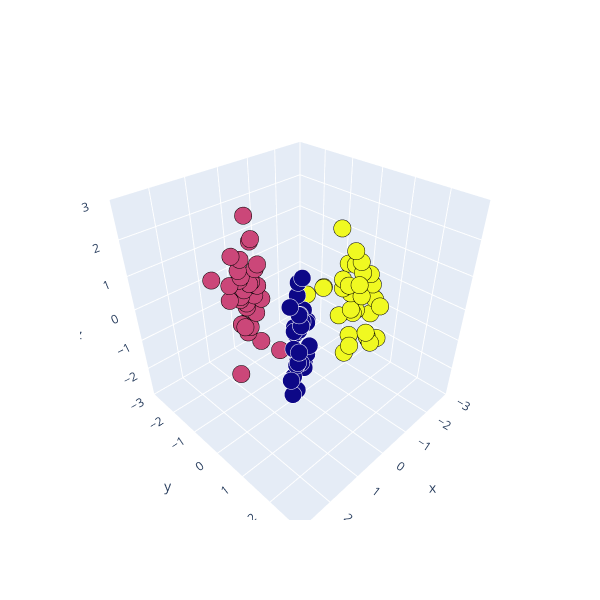

Write notebook code for a chart like this one.
### Markdown cell above
# Creando los datos

### Code cell
# Límites de la gráfica
bounds = [-3, 3]

X, Y = make_classification(n_samples=100, n_features=3, n_redundant=0, n_informative=2, n_clusters_per_class=1, 
                           n_classes=3, class_sep=3)
X = (X - np.mean(X, axis=0, keepdims=True)) / np.std(X, axis=0, keepdims=True)
phi_x = np.hstack((np.ones((len(X), 1)), X))

Y_one_hot = np.zeros((len(Y), 3))
Y_one_hot[range(len(Y)), Y] = 1

# Hacer cuadrada la gráfica si tienen ejes del mismo tamaño
layout = go.Layout(
    width=600,
    height=600,
    scene = dict(aspectmode='cube',
                 xaxis_range=bounds,
                 yaxis_range=bounds,
                 zaxis_range=bounds))

border_colors = ['white' if y == 0 else 'black' for y in Y]
fig = go.Figure(data=[go.Scatter3d(x=X[:, 0], y=X[:, 1], z=X[:, 2], 
                                   mode='markers', marker={'line':{'width':1, 'color':border_colors}, 
                                                           'size':6, 'color':Y})], 
                layout=layout)

fig.show()

### Figure 1 — Plotly figure (JSON) as saved in the notebook; plotly's stock layout.template omitted (floating-point values rounded to 4 significant figures)
{"data": [{"marker": {"color": [0, 1, 0, 1, 1, 1, 1, 1, 2, 1, 1, 1, 2, 0, 2, 0, 2, 0, 2, 1, 0, 2, 1, 1, 1, 1, 0, 0, 2, 2, 2, 2, 1, 2, 1, 0, 0, 1, 2, 0, 1, 2, 0, 2, 0, 2, 0, 1, 0, 0, 0, 2, 2, 2, 0, 2, 0, 0, 1, 2, 0, 1, 0, 1, 1, 0, 1, 2, 2, 2, 0, 2, 1, 1, 1, 2, 0, 2, 0, 2, 1, 0, 2, 0, 0, 1, 1, 2, 0, 0, 2, 2, 1, 2, 1, 0, 0, 1, 2, 0], "line": {"color": ["white", "black", "white", "black", "black", "black", "black", "black", "black", "black", "black", "black", "black", "white", "black", "white", "black", "white", "black", "black", "white", "black", "black", "black", "black", "black", "white", "white", "black", "black", "black", "black", "black", "black", "black", "white", "white", "black", "black", "white", "black", "black", "white", "black", "white", "black", "white", "black", "white", "white", "white", "black", "black", "black", "white", "black", "white", "white", "black", "black", "white", "black", "white", "black", "black", "white", "black", "black", "black", "black", "white", "black", "black", "black", "black", "black", "white", "black", "white", "black", "black", "white", "black", "white", "white", "black", "black", "black", "white", "white", "black", "black", "black", "black", "black", "white", "white", "black", "black", "white"], "width": 1}, "size": 6}, "mode": "markers", "type": "scatter3d", "x": [1.018, 0.5112, 0.8089, 0.702, 0.9152, 0.5935, -0.03802, 0.3596, -1.674, 0.9772, 1.326, 0.7943, -1.345, 0.3876, -1.712, 0.3497, -1.513, 1.346, -1.364, 0.7646, 1.109, -1.051, 0.5748, 0.4711, 0.4319, 0.9927, 0.6508, 0.5091, -1.189, -1.552, -1.722, -1.422, 0.6863, -1.829, 0.7404, 0.5279, 0.1454, 0.4693, -1.411, 0.5921, 0.7362, -1.473, 1.254, -1.279, 0.8927, -1.524, 0.553, 0.4123, 0.7562, 0.6157, 0.6142, -1.528, -1.247, -1.596, 1.08, -0.9999, 1.04, 0.5938, 0.7403, -1.317, 0.635, 0.3486, 1.07, 0.5067, 0.8859, 0.2754, 0.7722, -1.24, -1.052, -1.293, 0.6307, -1.544, 0.5954, 0.7449, 0.3456, -1.221, 0.6924, -0.8629, 0.4185, -1.421, 0.4105, 1.066, -1.432, 0.903, 1.036, 0.4511, 0.6404, -0.7709, 0.3142, 0.5406, -0.4658, -1.68, 0.6336, -1.435, 0.6376, 0.3075, 1.117, 0.7118, -1.859, 0.3292], "y": [0.8155, -1.298, 0.6978, -1.461, -1.537, -1.341, -0.8595, -1.196, 0.9796, -1.613, -1.888, -1.452, 0.4325, 0.3825, 0.858, 0.39, 0.4335, 1.039, 0.5875, -1.476, 1.068, 0.6909, -1.301, -1.276, -1.229, -1.639, 0.5509, 0.8225, 0.3777, 1.03, 1.058, 0.6859, -1.395, 1.169, -1.507, 0.3549, 0.221, -1.251, 0.5679, 0.573, -1.481, 0.306, 0.9344, 0.6291, 0.921, 0.7481, 0.7706, -1.175, 0.6437, 0.6877, 0.679, 0.4963, 0.7062, 1.329, 0.8172, 0.4541, 1.001, 0.3899, -1.49, 0.672, 0.7741, -1.211, 0.847, -1.281, -1.568, 0.3757, -1.493, 0.9772, 0.3772, 0.3064, 0.583, 0.663, -1.323, -1.379, -1.116, 0.9001, 0.6217, 0.009448, 0.5279, 1.078, -1.242, 0.9863, 0.4685, 0.9268, 0.9096, -1.237, -1.401, 0.07886, 0.5546, 0.7682, -0.2216, 0.9826, -1.397, 1.238, -1.384, 0.411, 0.8857, -1.46, 0.8722, 0.4854], "z": [0.3059, 0.5031, -0.8392, 1.173, 1.314, -0.9441, -1.856, 1.008, 0.4672, 0.4457, 0.6452, 0.8904, -1.958, -1.344, 0.7084, -0.05328, -1.403, -0.8727, -1.62, -0.02517, -0.1212, 0.5828, 0.4678, 1.737, 0.3961, -0.02272, 1.016, -0.4037, 0.5678, -1.149, 0.02863, -0.3665, 0.2829, -1.28, 0.5492, -0.2852, 0.1569, 0.08815, 1.385, 0.448, 0.05518, 0.8966, 1.167, -0.3042, 0.458, 0.7828, 0.2987, 0.3997, -1.851, 0.3206, 1.527, 0.9156, 3.229, -0.01548, -1.676, -0.4424, 0.8798, -0.018, -0.8411, -0.4134, -1.071, -1.498, -0.1667, 1.678, -2.642, 0.1338, -0.8394, 0.3017, 2.069, 0.213, 7.798e-05, 1.059, 2.383, -0.8904, -0.01282, 0.6134, 1.413, 0.3134, 0.48, -0.9185, 0.8696, -0.5177, 0.06731, -0.6573, -0.662, -0.48, -1.138, 0.3656, 0.1236, -0.6866, 0.1596, -0.4536, -0.2921, -1.18, -0.1547, -0.9508, -0.9948, 0.6614, -1.511, -1.18]}], "layout": {"height": 600, "scene": {"aspectmode": "cube", "xaxis": {"range": [-3, 3]}, "yaxis": {"range": [-3, 3]}, "zaxis": {"range": [-3, 3]}}, "width": 600}}
